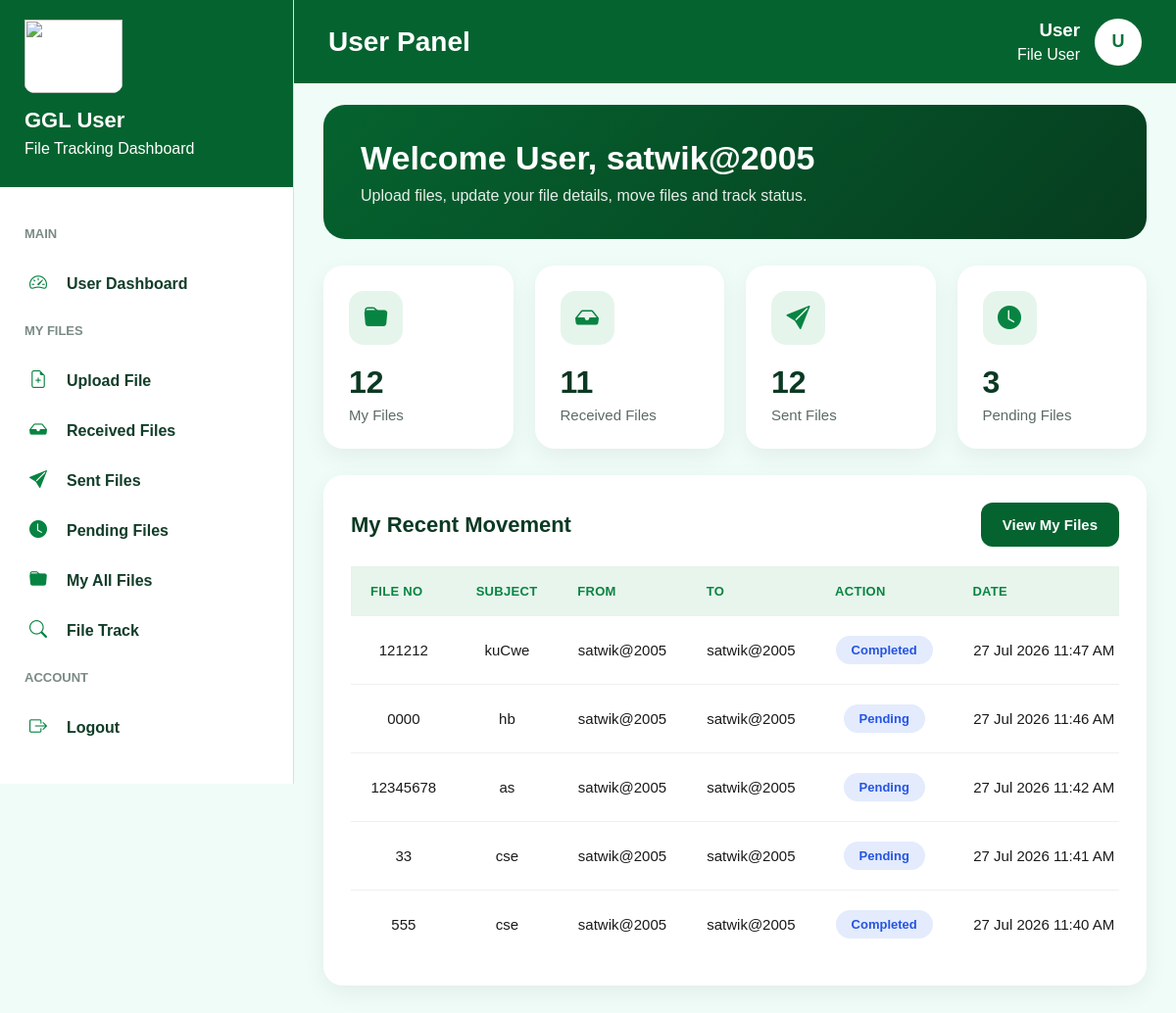
The page /userdashboard/ (signed in) on the database as committed earlier.
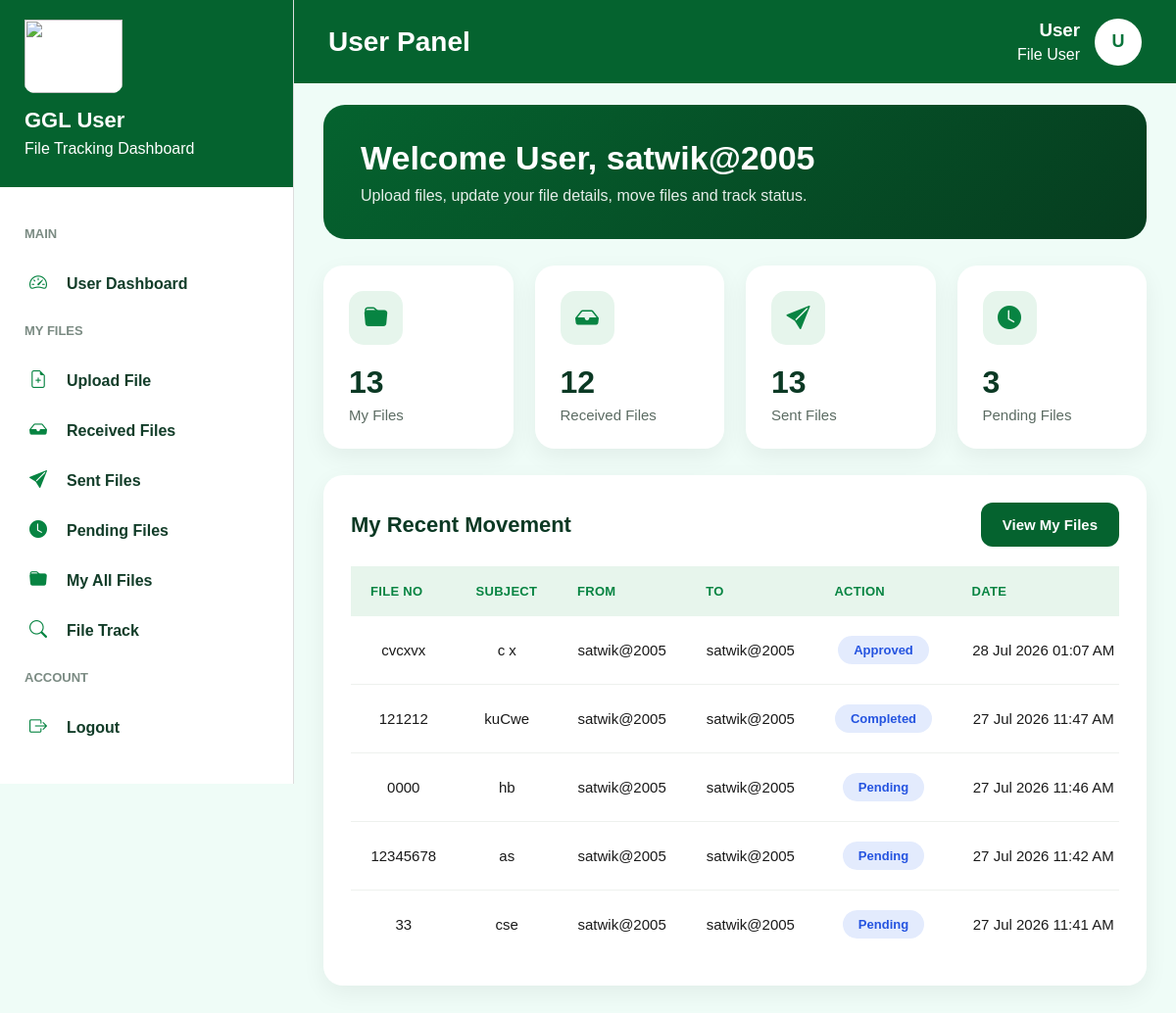
The same page on the database as committed later.
### myapp/models.py (models this page shows, shortened)
class Fileupload(models.Model):
    file_no = models.CharField(max_length=100, unique=True)
    subject = models.CharField(max_length=255)
    priority = models.CharField(max_length=50)
    create_user = models.CharField(max_length=100, null=True, blank=True)
    departments = models.CharField(max_length=100, null=True, blank=True)
    current_user = models.CharField(max_length=100, null=True, blank=True)
    file = models.FileField(upload_to='uploads/', null=True, blank=True)
    description = models.TextField(null=True, blank=True)
    remarks = models.TextField(null=True, blank=True)
    status = models.CharField(max_length=20, default='Pending')
    created_at = models.DateTimeField(auto_now_add=True)

### myapp/views.py (the view)
# urls.py: path('userdashboard/', views.userdashboard, name='userdashboard'),
@cache_control(no_cache=True, must_revalidate=True, no_store=True)
def userdashboard(request):
    if 'user_id' not in request.session:
        return redirect('userlogin')
    username = request.session.get('username')
    my_files_count = Fileupload.objects.filter(
        Q(create_user=username) | Q(current_user=username)
    ).distinct().count()
    received_count = Fileupload.objects.filter(current_user=username).count()
    sent_count = Fileupload.objects.filter(create_user=username).count()
    pending_count = Fileupload.objects.filter(
        current_user=username,
        status='Pending'
    ).count()
    recent_files = Fileupload.objects.filter(
        Q(create_user=username) | Q(current_user=username)
    ).order_by('-created_at')[:5]
    recent_movement = []
    for f in recent_files:
        if f.create_user == username and f.current_user != username:
            action = "Created & Forwarded"
        elif f.current_user == username:
            action = f.status
        else:
            action = f.status
        recent_movement.append({
            'file_no': f.file_no,
            'subject': f.subject,
            'from_user': f.create_user,
            'to_user': f.current_user,
            'action': action,
            'created_at': f.created_at,
        })
    return render(
        request,
        'user/userdashboard.htm',
        {
            'username': username,
            'my_files_count': my_files_count,
            'received_count': received_count,
            'sent_count': sent_count,
            'pending_count': pending_count,
            'recent_movement': recent_movement,
        }
    )

### myapp/templates/user/userdashboard.htm (shortened to what this page needs)
{% extends 'user/userlayout.htm' %}
{% block user %}
<div class="welcome-banner">
    <h1>Welcome User, {{ username }}</h1>
    <p>Upload files, update your file details, move files and track status.</p>
</div>
<div class="stat-cards">
    <div class="stat-card">
        <div class="stat-icon">
            <i class="bi bi-folder-fill"></i>
        </div>
        <h2>{{ my_files_count }}</h2>
        <p>My Files</p>
    </div>
    <div class="stat-card">
        <div class="stat-icon">
            <i class="bi bi-inbox-fill"></i>
        </div>
        <h2>{{ received_count }}</h2>
        <p>Received Files</p>
    </div>
    <div class="stat-card">
        <div class="stat-icon">
            <i class="bi bi-send-fill"></i>
        </div>
        <h2>{{ sent_count }}</h2>
        <p>Sent Files</p>
    </div>
    <div class="stat-card">
        <div class="stat-icon">
            <i class="bi bi-clock-fill"></i>
        </div>
        <h2>{{ pending_count }}</h2>
        <p>Pending Files</p>
    </div>
</div>
<div class="movement-card">
    <div class="movement-header">
        <h2>My Recent Movement</h2>
        <a href="{% url 'usershowfile' %}" class="view-btn">
            View My Files
        </a>
    </div>
    <div class="movement-table-wrapper">
        <table class="movement-table">
            <thead>
                <tr>
                    <th>File No</th>
                    <th>Subject</th>
                    <th>From</th>
                    <th>To</th>
                    <th>Action</th>
                    <th>Date</th>
                </tr>
            </thead>
            <tbody>
                {% for data in recent_movement %}
                <tr>
                    <td>{{ data.file_no }}</td>
                    <td>{{ data.subject }}</td>
                    <td>{{ data.from_user }}</td>
                    <td>{{ data.to_user }}</td>
                    <td>
                        <span class="action-badge">{{ data.action }}</span>
                    </td>
                    <td>{{ data.created_at|date:"d M Y h:i A" }}</td>
                </tr>
                {% empty %}
                <tr>
                    <td colspan="6" class="text-center">No Recent Activity</td>
                </tr>
                {% endfor %}
            </tbody>
        </table>
    </div>
</div>
{% endblock %}

Rows that differ between the two databases and show on the page:
no longer on this page (row unchanged): Fileupload: file_no "555", subject "cse", from_user "satwik@2005", to_user "satwik@2005", action "Completed", created_at "27 Jul 2026 11:40 AM"
added Fileupload: file_no "cvcxvx", subject "c x", from_user "satwik@2005", to_user "satwik@2005", action "Approved", created_at "28 Jul 2026 01:07 AM"
Other text that changed with them:
{{ my_files_count }}: "12" → "13"
{{ received_count }}: "11" → "12"
{{ sent_count }}: "12" → "13"
